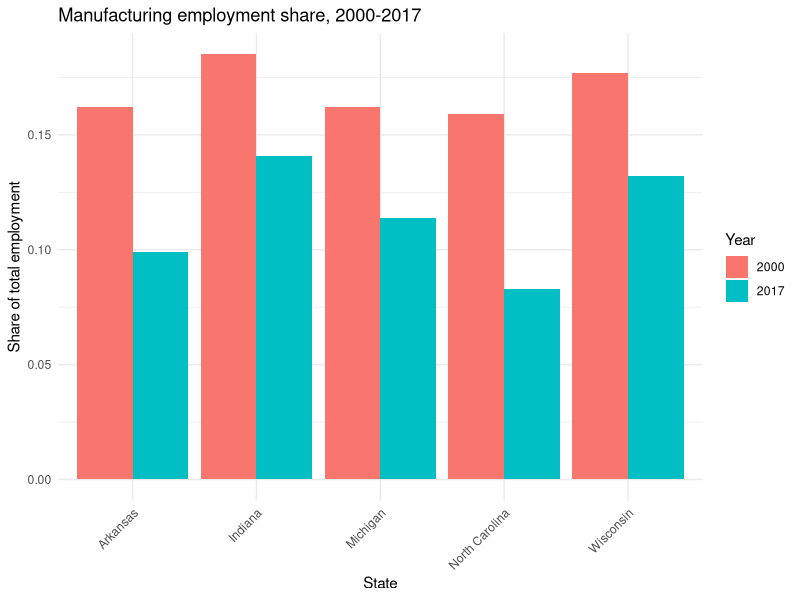
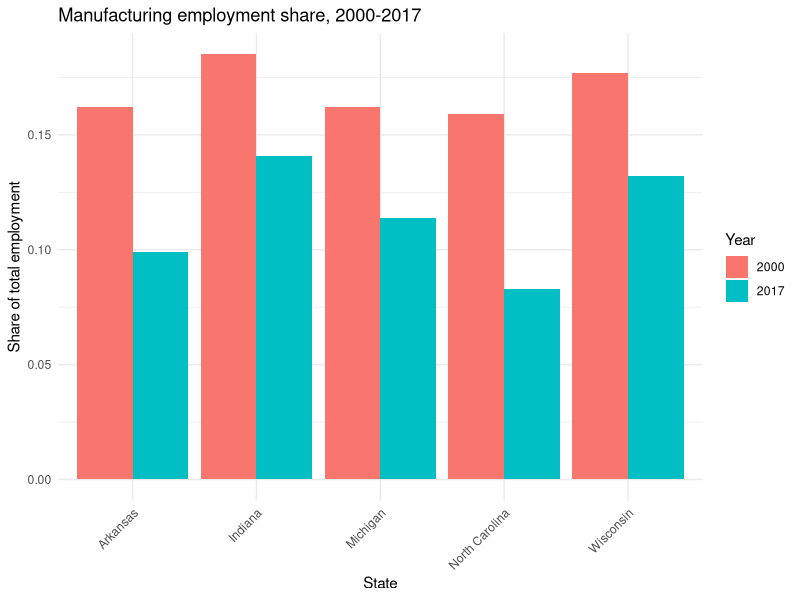
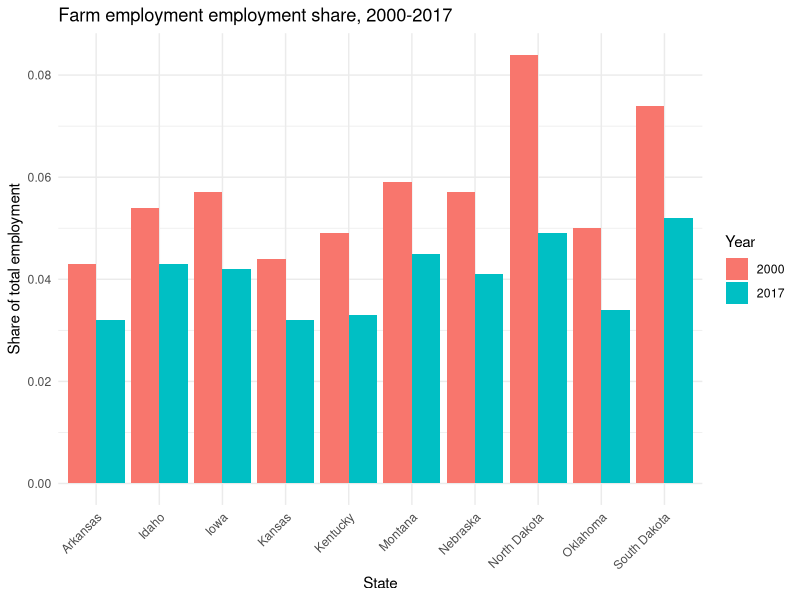
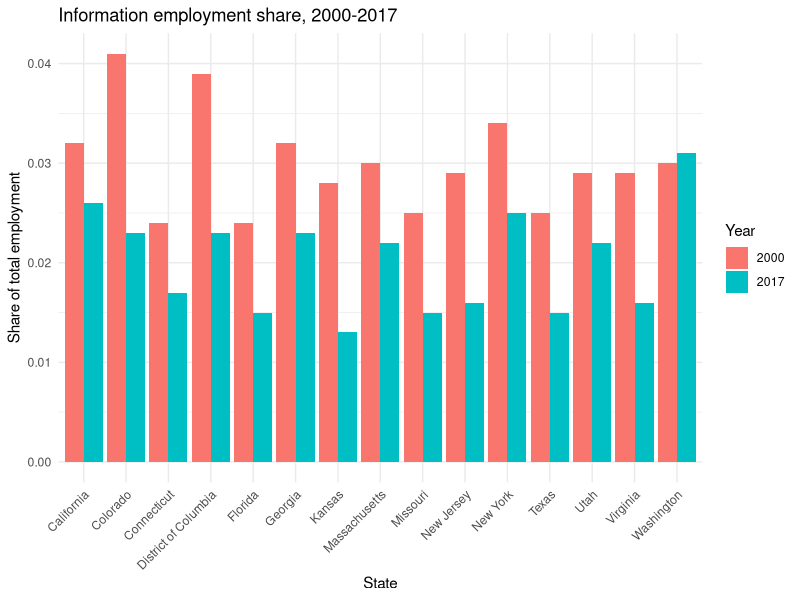
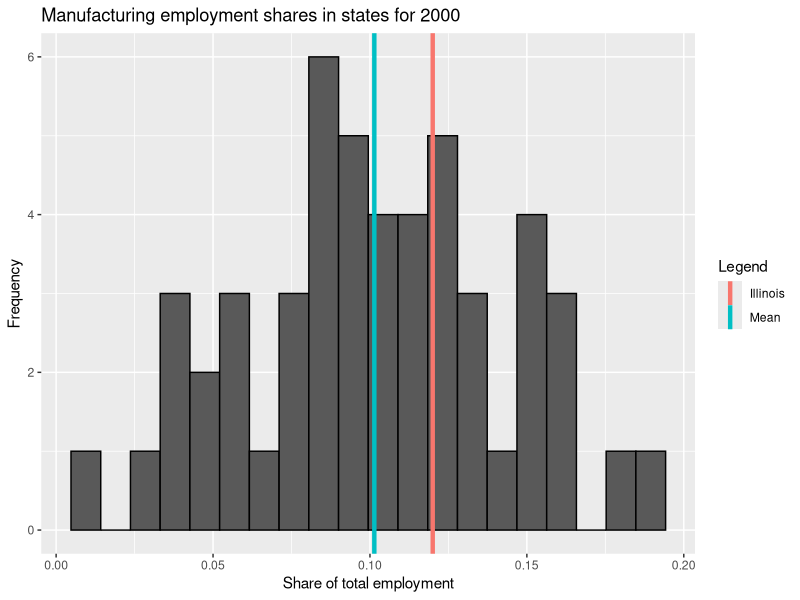
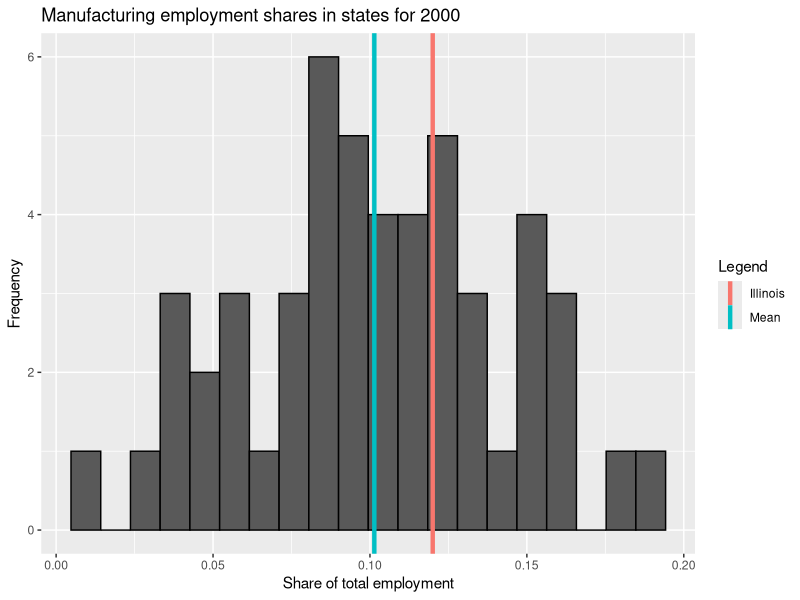
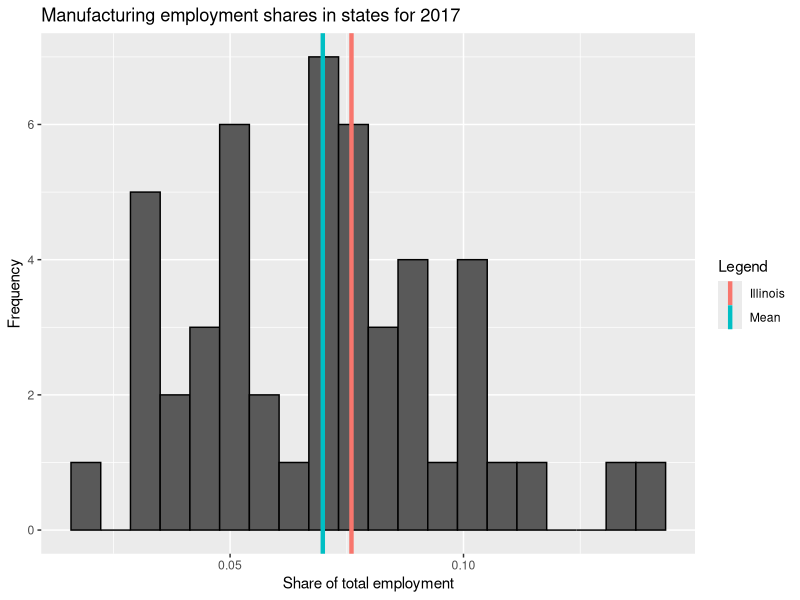
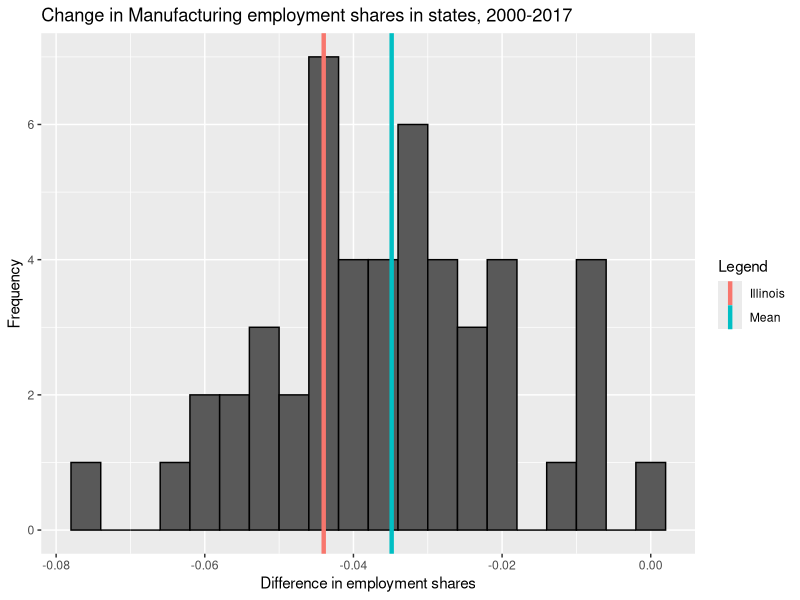

Generate these figures, in order, with R:
# Data Skills 2 - R
## Fall Quarter 2024

## Homework 1
## Due: October 12, 2024 before midnight on Gradescope

# Question 1 (40%): The two datasets included in the assignment repo are downloaded directly from the BEA.  The file labeled "total" has the total employment per state for the years 2000 and 2017.  The file labeled "by industry" has employment per industry in each of 10 industries per state for the same years.

# Load and merge the data into a panel dataframe, with the columns: "state", "year", and one for each of the 10 industries.  Every state-year combination should uniquely identify a row.  No more and no less than 12 columns should remain.  Do any necessary cleaning for the data to be easily usable.

# The values should be given as the share of the total employment in that place and time, e.g. if total employment in a place and time was 100, and the employment in one industry was 10, then the value shown for that state-year industry should be 0.1.  The "total" values should not be a part of the final dataframe.  

# Output this dataframe to a csv document named "data.csv" and sync it to your homework repo with your code.

## Load library
library(tidyverse)

## Set working directory
setwd("C:/Users/nolan/Documents/GitHub/problem-set-1-nolanv560/")

## Total employment dataset
total_employment <- read.csv("SAEMP25N total.csv", skip = 4)

## Industry share of employment dataset
industry_employment <- read.csv("SAEMP25N by industry.csv", skip = 4)

## Transforming industry share of employment dataset
industry_employment <- industry_employment |> pivot_wider(
  id_cols = "GeoName",
  names_from = "Description",
  values_from = c("X2000", "X2017")
) |>
  select("GeoName", starts_with(c("X2000_ ", "X2017_ "))) |>
  rename(state = GeoName) |>
  pivot_longer(
    cols = starts_with(c("X2000", "X2017")),
    names_to = "year"
  ) |>
  separate(year, c("year", "industry"), sep = "_ ") |>
  pivot_wider(
    id_cols = c("state", "year"),
    names_from = "industry",
    values_from = "value"
  ) |>
  mutate(
    year = case_when(
      year == "X2000" ~ 2000,
      year == "X2017" ~ 2017
    )) |>
  unnest(c(3:12))

## Transforming total employment dataset
total_employment <- total_employment |> rename(state = GeoName) |>
  pivot_longer(
    cols = starts_with("X"),
    names_to = "year"
  ) |>
  select("state", "year", "value") |>
  mutate(
    year = case_when(
      year == "X2000" ~ 2000,
      year == "X2017" ~ 2017
    )
  )

## Merging both datasets
merged_employment <- left_join(total_employment, industry_employment, by = c("state", "year")) |>
  unnest(c(4:13)) |>
  mutate(across(c(4:13), ~ as.numeric(unlist(.))),
         across(c(4:13), ~ . / value),
         across(c(4:13), ~ round(., 3))) |>
  select(!value) |>
  filter(state != "")

## Deleting blank spaces from industry names
names(merged_employment) <- trimws(names(merged_employment))

# Question 2 (30%): 

# Write a function that finds the top states with the highest state-specific industry shares for an industry in a given year. This function should take as input 3 parameters: the number of states reported in the output, the industry, and the year. It should return a vector or list of states.

find_top_states <- function(n_states, industry_name, year) {
  df = merged_employment |>
    filter(year == year) |>
    select(state, industry_name) |>
    arrange(desc(!!sym(industry_name))) |>
    distinct(state, .keep_all = TRUE) |>
    slice(1:n_states) |>
    pull(state)
  
  return(df)
}

# 2a. Use this function to find the 5 states with the largest within-state manufacturing shares (i.e., manufacturing employment / total employment in that state) in 2000.

## Saving top 5 states by largest manufacturing share in 2000
top_five_states_manufacturing <- find_top_states(5, "Manufacturing", 2000)
print(top_five_states_manufacturing)

# 2b. For each of the 5 states that you just identified, find the state's manufacturing share in each year from 2000 and 2017.

find_employment_shares <- function(state_name, industry_name, year) {
  df = merged_employment |>
    filter(state %in% state_name) |>
    select(state, year, industry_name)
}

## Saving top 5 states by largest manufacturing share in 2000 and 2017
top_five_states_manufacturing_share <- find_employment_shares(top_five_states_manufacturing, "Manufacturing", c(2000, 2017))
print(top_five_states_manufacturing_share)

# 2c. Plot how each of those states' manufacturing employment share changed from 2000 and 2017. 

## Creating function
plot_employment_share <- function(state_name, industry_name) {
  p = merged_employment |>
    select(state, year, industry_name) |>
    filter(state %in% state_name) |>
    ggplot(aes(state, !!sym(industry_name), fill = as.character(year))) +
    geom_bar(stat = "identity", position = "dodge") +
    labs(title = paste(industry_name, "employment share, 2000-2017"),
         x = "State",
         y = "Share of total employment",
         fill = "Year") +
    theme_minimal() +
    theme(axis.text.x = element_text(angle = 45, hjust = 1))
    }

## Plot
print(plot_employment_share(top_five_states_manufacturing, "Manufacturing"))

# 2d. Place the code for steps 2a-2c within a single run of a for-loop.
# Then, modify the for-loop so that it also repeats steps 2a-2c for the 10 states
# with the largest within-state farming share in 2000, and for the 15 states with
# the largest within-state information share in 2017.

## Setting parameters of function
number_top_states <- c(5, 10, 15)
industries <- c("Manufacturing", "Farm employment", "Information")
years <- c(2000, 2000, 2017)

## Creating function
for(i in seq_along(industries)) {
  industry <- industries[i]
  n <- number_top_states[i]
  y <- years[i]
  
  top_states <- find_top_states(n, industry, y)
  top_employment_shares <- find_employment_shares(top_states, industry)
  plot_top_employment <- plot_employment_share(top_states, industry)
  
  print(top_states) # question 2a
  print(top_employment_shares) # question 2b
  print(plot_top_employment) # question 2c
}

# Question 3 (30%): Write a function that plots where a given state is in the
# distribution of employment shares for a given industry in 2000 and 2017, as 
# well as the distribution of the change in employment shares from 2000 to 2017.
# This function should take as input 2 parameters: the state and the industry.
# For each year as well as for the difference, it should plot a histogram of
# employment shares for that industry, and then include a vertical line for the
# mean of the overall distribution and a vertical line for the value for the 
# given state. It should be clearly denoted which is the mean and which is that
# state's value. Note that since the shares here are already in percent terms, 
# the change is just calculated as the difference in shares.

## Transforming merged employment dataset to create 'difference' variable
merged_employment_rev <- merged_employment |>
  pivot_longer(c(3:12),
               names_to = "industry",
               values_to = "employment_share")

## Calculating difference of shares in industry employment
merged_employment_rev <- merged_employment_rev |>
  group_by(state, industry) |>
  arrange(industry) |>
  mutate(difference = employment_share - lag(employment_share)) |>
  ungroup()

## Helper function to obtain industry employment share for a state in a given year
get_employment_share <- function(state_name, industry_name, year_name) {
  df = merged_employment_rev |>
    filter(state == state_name, industry == industry_name, year == year_name) |>
    pull(employment_share)
}

## Testing helper function
print(get_employment_share("Illinois", "Manufacturing", 2000))

## Helper function to obtain industry employment share plots for each year
get_year_plot <- function(state_name, industry_name, year_name) {
  by_year <- merged_employment_rev |>
    filter(year == year_name, industry %in% industry_name)
  
  mean_industry <- mean(by_year$employment_share, na.rm = TRUE)
  emp_share <- get_employment_share(state_name, industry_name, year_name)
  
  plot_year_name = merged_employment_rev |>
    filter(year == year_name, industry %in% industry_name) |>
    group_by(industry) |>
    ggplot() +
    geom_histogram(aes(employment_share), bins = 20, color = "black") +
    geom_vline(aes(xintercept = emp_share, color = state_name), lwd = 1.5) +
    geom_vline(aes(xintercept = mean_industry, color = "Mean"), lwd = 1.5) +
    labs(title = paste(industry_name, "employment shares in states for", year_name),
         x = "Share of total employment",
         y = "Frequency",
         color = "Legend")
}

## Testing helper function
print(get_year_plot("Illinois", "Manufacturing", 2000))

## Helper function to obtain plot of differences in shares
get_difference_plot <- function(state_name, industry_name) {
  by_industry <- merged_employment_rev |>
    filter(industry %in% industry_name)
  
  mean_diff <- mean(by_industry$difference, na.rm = TRUE)
  state_diff <- merged_employment_rev |>
    filter(year == 2017, industry %in% industry_name, state %in% state_name)|>
    pull(difference)
  
  plot_difference <- ggplot(by_industry) +
    geom_histogram(aes(difference), bins = 20, color = "black") +
    geom_vline(aes(xintercept = state_diff, color = state_name), lwd = 1.5) +
    geom_vline(aes(xintercept = mean_diff, color = "Mean"), lwd = 1.5) +
    labs(title = paste("Change in", industry_name, "employment shares in states, 2000-2017"),
         x = "Difference in employment shares",
         y = "Frequency",
         color = "Legend")
}

## Creating function for obtaining all required employment plots (shares by year and differences in year)
get_employment_plots <- function(state_name, industry_name){
  print(get_year_plot(state_name, industry_name, 2000))
  print(get_year_plot(state_name, industry_name, 2017))
  print(get_difference_plot(state_name, industry_name))
}

## Example
get_employment_plots("Illinois","Manufacturing")